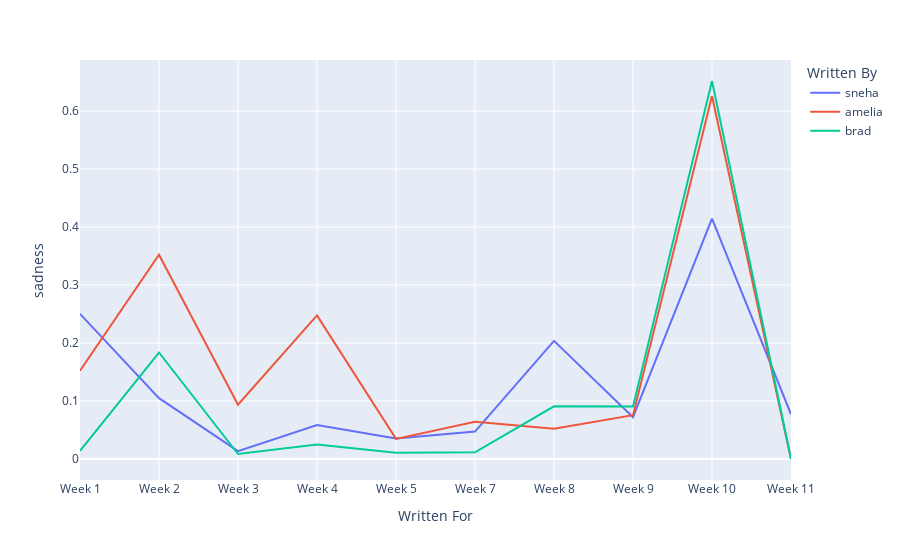

Notebook code for this chart:
### Code cell
p1 = px.line(chart, x="Written For", y = "sadness", color = "Written By")
p1.show()

### Figure 1 — Plotly figure (JSON) as saved in the notebook; plotly's stock layout.template omitted (floating-point values rounded to 4 significant figures)
{"data": [{"hovertemplate": "Written By=sneha<br>Written For=%{x}<br>sadness=%{y}<extra></extra>", "legendgroup": "sneha", "line": {"color": "#636efa", "dash": "solid"}, "marker": {"symbol": "circle"}, "mode": "lines", "name": "sneha", "orientation": "v", "showlegend": true, "type": "scatter", "x": ["Week 1", "Week 2", "Week 3", "Week 4", "Week 5", "Week 7", "Week 8", "Week 9", "Week 10", "Week 11"], "xaxis": "x", "y": [0.2503, 0.105, 0.01353, 0.05873, 0.03525, 0.04734, 0.2037, 0.07217, 0.4145, 0.07712], "yaxis": "y"}, {"hovertemplate": "Written By=amelia<br>Written For=%{x}<br>sadness=%{y}<extra></extra>", "legendgroup": "amelia", "line": {"color": "#EF553B", "dash": "solid"}, "marker": {"symbol": "circle"}, "mode": "lines", "name": "amelia", "orientation": "v", "showlegend": true, "type": "scatter", "x": ["Week 1", "Week 2", "Week 3", "Week 4", "Week 5", "Week 7", "Week 8", "Week 9", "Week 10", "Week 11"], "xaxis": "x", "y": [0.1522, 0.3522, 0.09374, 0.2475, 0.03469, 0.06411, 0.05233, 0.07552, 0.6259, 0], "yaxis": "y"}, {"hovertemplate": "Written By=brad<br>Written For=%{x}<br>sadness=%{y}<extra></extra>", "legendgroup": "brad", "line": {"color": "#00cc96", "dash": "solid"}, "marker": {"symbol": "circle"}, "mode": "lines", "name": "brad", "orientation": "v", "showlegend": true, "type": "scatter", "x": ["Week 1", "Week 2", "Week 3", "Week 4", "Week 5", "Week 7", "Week 8", "Week 9", "Week 10", "Week 11"], "xaxis": "x", "y": [0.01392, 0.1836, 0.008605, 0.025, 0.01061, 0.01143, 0.0908, 0.09053, 0.6518, 0], "yaxis": "y"}], "layout": {"legend": {"title": {"text": "Written By"}, "tracegroupgap": 0}, "margin": {"t": 60}, "xaxis": {"anchor": "y", "domain": [0, 1], "title": {"text": "Written For"}}, "yaxis": {"anchor": "x", "domain": [0, 1], "title": {"text": "sadness"}}}}
